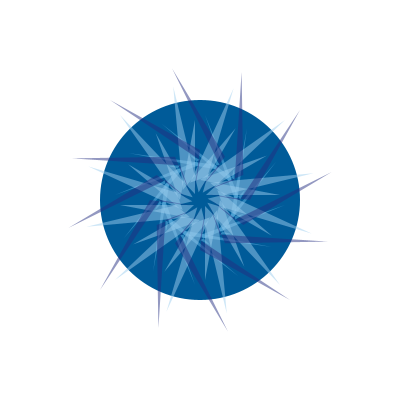
Frame 1 (no input)
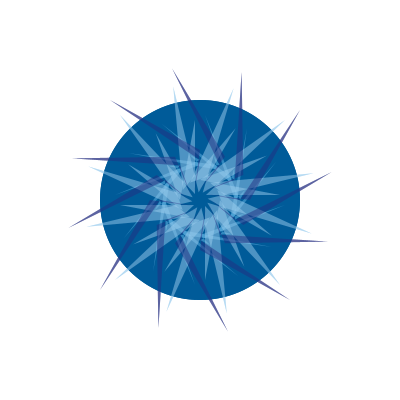
Frame 2 (the mouse pressed at the canvas centre, redrawn once)

The Processing sketch that drew these frames (run headless with seeded random() and noise(); the mouse was pressed at the canvas centre and the sketch redrawn once):

// Processing sketch: processing_85614
// ── processing_85614.pde

void setup()
{
  size(400,400);
  background(255);
}

void draw()
{
  noStroke();
  fill(0,91,153);
  ellipse(200,200,200,200);
  
  fill(102,183,230,125);
  translate(width/2, height/2);
for (int i=0;i<360;i+=30){
rotate(radians(30));
quad(10, 45, 0, 35, 85, 5, 0, 40);}
  
    fill(157,207,239,125);
for (int i=0;i<360;i+=30){
rotate(radians(30));
quad(20, 0, 80, 85, 5, 6, 5, 80);}

    fill(34,45,128,125);
for (int i=0;i<360;i+=30){
rotate(radians(30));
quad(0, 40, 6, 6, 0, 50, 90, 100);}

  noLoop();
}
